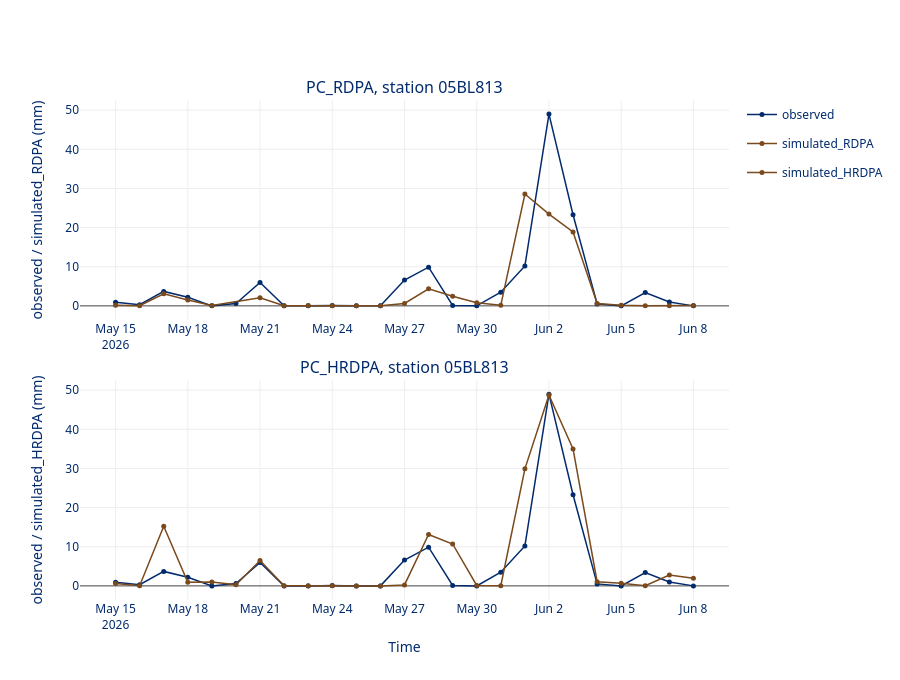

The code cell stored with this chart in its notebook:
### Markdown cell above
### 1 - Visualize the precipitation (per station)

### Code cell
from verification_plots import reanalysis_timeseries_plot

reanalysis_timeseries_plot(ods)
reanalysis_timeseries_plot(ods, station=stations[3])
